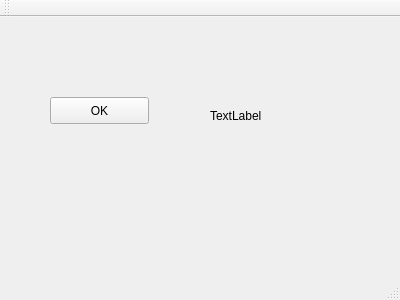
<?xml version="1.0" encoding="UTF-8"?>
<ui version="4.0">
 <class>MainWindow</class>
 <widget class="QMainWindow" name="MainWindow">
  <property name="geometry">
   <rect>
    <x>0</x>
    <y>0</y>
    <width>400</width>
    <height>300</height>
   </rect>
  </property>
  <property name="windowTitle">
   <string>MainWindow</string>
  </property>
  <widget class="QWidget" name="centralWidget">
   <widget class="QPushButton" name="pushButton">
    <property name="geometry">
     <rect>
      <x>50</x>
      <y>80</y>
      <width>99</width>
      <height>27</height>
     </rect>
    </property>
    <property name="text">
     <string>OK</string>
    </property>
   </widget>
   <widget class="QLabel" name="label">
    <property name="geometry">
     <rect>
      <x>210</x>
      <y>90</y>
      <width>121</width>
      <height>17</height>
     </rect>
    </property>
    <property name="text">
     <string>TextLabel</string>
    </property>
   </widget>
  </widget>
  <widget class="QMenuBar" name="menuBar">
   <property name="geometry">
    <rect>
     <x>0</x>
     <y>0</y>
     <width>400</width>
     <height>25</height>
    </rect>
   </property>
  </widget>
  <widget class="QToolBar" name="mainToolBar">
   <attribute name="toolBarArea">
    <enum>TopToolBarArea</enum>
   </attribute>
   <attribute name="toolBarBreak">
    <bool>false</bool>
   </attribute>
  </widget>
  <widget class="QStatusBar" name="statusBar"/>
 </widget>
 <layoutdefault spacing="6" margin="11"/>
 <resources/>
 <connections/>
</ui>
